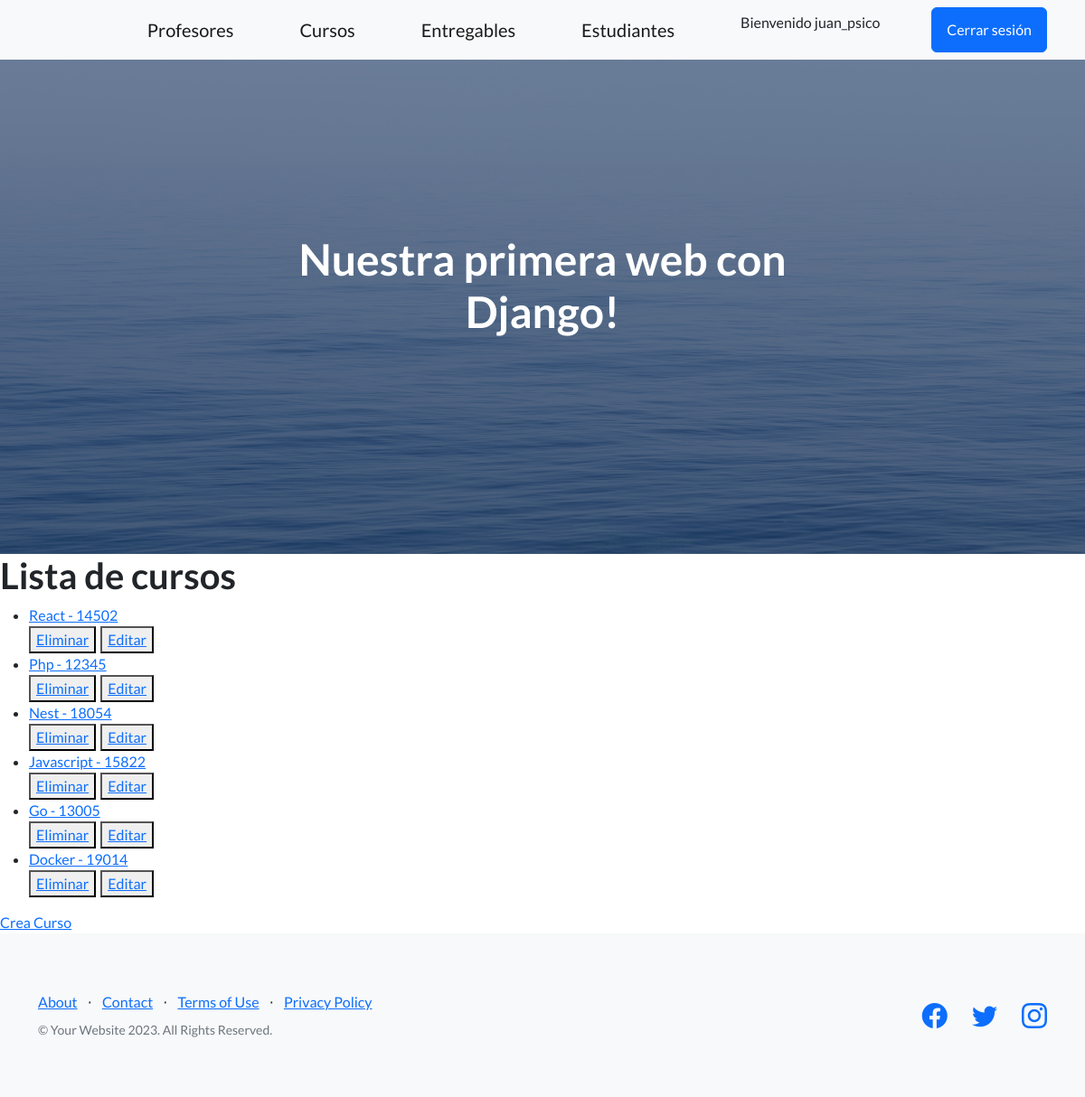
Page /app-coder/lista-cursos2/2 (signed in) on the committed database.
### app_coder/models.py (models this page shows)
class Curso(models.Model):
  nombre = models.CharField(max_length=50)
  camada = models.IntegerField()
  def __str__(self):
    return f'{self.nombre} - {self.camada}'
  class Meta():
    verbose_name = 'Course'
    verbose_name_plural = 'My courses...'
    ordering = ('-nombre', 'camada')

### app_coder/views.py (the view)
# urls.py: path('lista-cursos2/<int:camada>', CursoList.as_view(), name='CursosMinCamada'),
class CursoList(LoginRequiredMixin, ListView):
  model = Curso
  template_name = 'curso_list.html'
  context_object_name = 'cursos'
  def get_queryset(self):
    value = self.kwargs["camada"]
    cursos = Curso.objects.filter(camada__gt=value)
    return cursos

### app_coder/templates/curso_list.html
{% extends 'padre.html' %}
{% block contenidoQueCambia %}
  <h1>Lista de cursos</h1>
  <ul>
    {% for curso in cursos %}
      <li>
        <a href="{% url 'DetalleCurso' curso.id %}">
          {{ curso }}
        </a>
      </li>
      <div style="display: flex; column-gap: 5px;">
        <button>
          <a href="{% url 'EliminaCurso' curso.id %}">Eliminar</a>
        </button>
        <button>
          <a href="{% url 'ActualizaCurso' curso.id %}">Editar</a>
        </button>
      </div>
    {% endfor %}
  </ul>
  <a href="{% url 'CreaCurso' %}">Crea Curso</a>
{% endblock contenidoQueCambia %}

### app_coder/templates/navbar.html (shortened to what this page needs)
<nav class="navbar navbar-light bg-light static-top">
  <div class="container">
    <div class="home-button">
    </div>
    {% if request.user.profesor %}
      <a class="navbar-brand" href="{% url 'ListaProfesores' %}">Profesores</a>
    {% endif %}
    <a class="navbar-brand" href="{% url 'ListaCursos' %}">Cursos</a>
    <a class="navbar-brand" href="{% url 'Entregables' %}">Entregables</a>
    <a class="navbar-brand" href="{% url 'Estudiantes' %}">Estudiantes</a>
    {% if user.is_authenticated %}
      <p>Bienvenido {{user.username}}</p>
      <form action="{% url 'Logout' %}" method="post">{% csrf_token %}
        <button class="btn btn-primary" type="submit">Cerrar sesión</button>
      </form>
    {% else %}
      <a class="btn btn-primary" href="{% url 'Login' %}">Iniciar Sesion</a>
    {% endif %}
  </div>
</nav>

### app_coder/static/css/mis_estilos.css (style rules this page uses)
.home-button { padding-right: 150px; margin-left: -150px; }

### rows in the picture
Curso: nombre+camada "React - 14502"
Curso: nombre+camada "Php - 12345"
Curso: nombre+camada "Nest - 18054"
Curso: nombre+camada "Javascript - 15822"
Curso: nombre+camada "Go - 13005"
Curso: nombre+camada "Docker - 19014"

### other values in the picture
{{ user.username }} "juan_psico"
